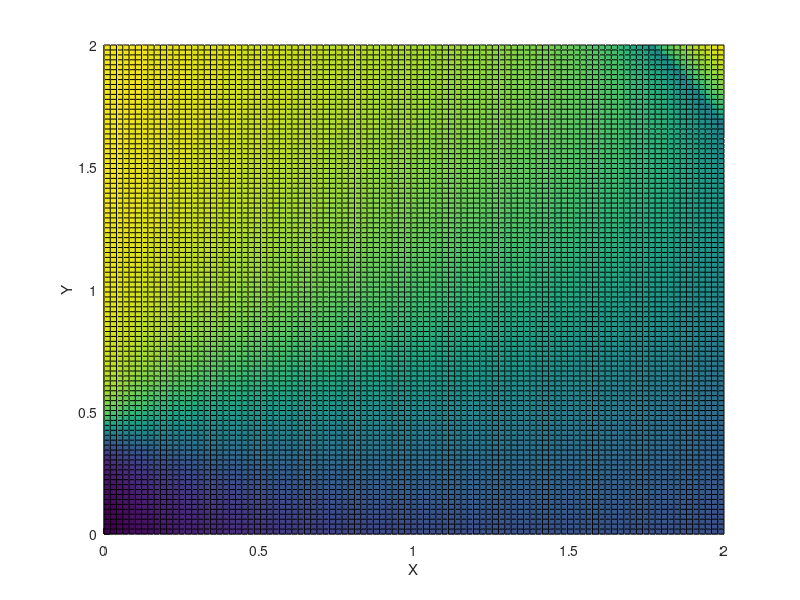
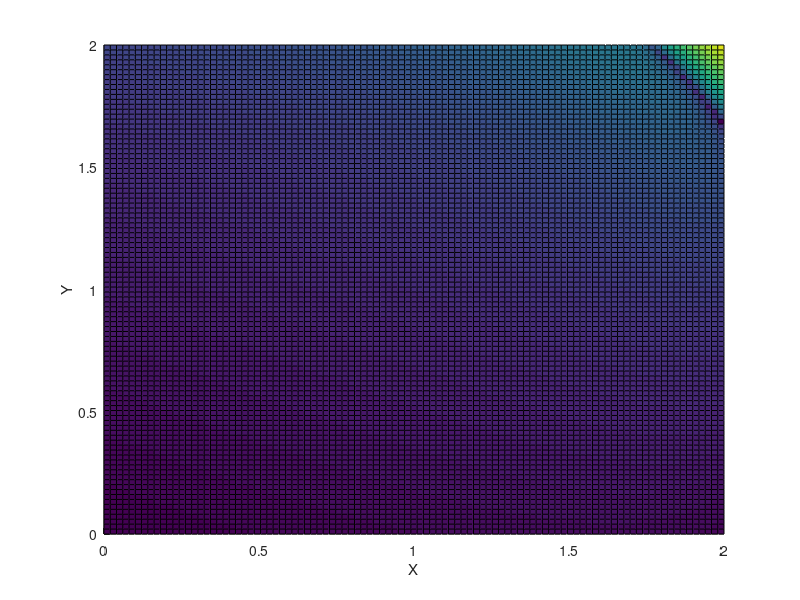
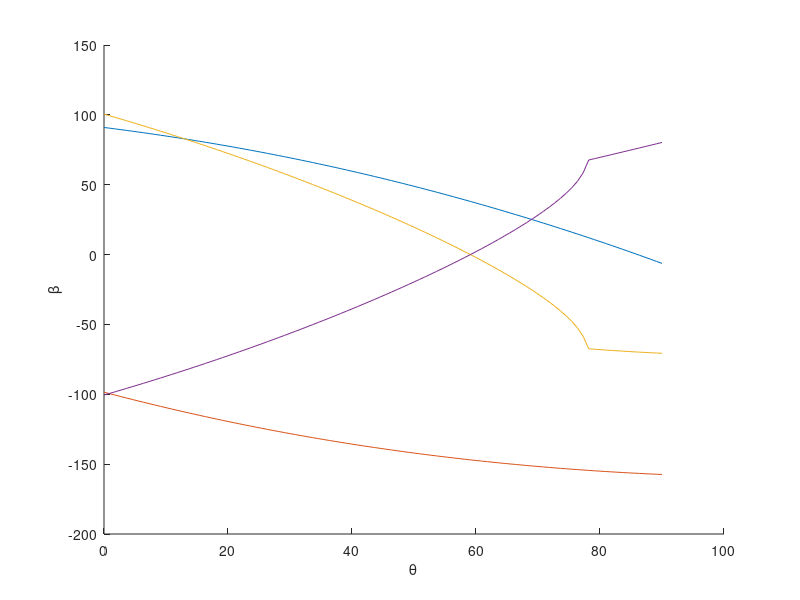

MATLAB code to generate these figures, in order:
% Figuring out when the function to find beta angle becomes undefined

x = linspace(0, 2, 100);
y = linspace(0, 2, 100);
[x_2, y_2] = meshgrid(x, y);
m_1 = -0.153543;
m_2 = 0.405512;
d = 3.052717;
l = 0.568898;

a = (4*l*m_1 - 4*l*x_2).^2;
b = d^2 - l^2 + 2*l*m_2 - 2*l*y_2 - m_1^2 + 2*m_1*x_2 - m_2^2 + 2*m_2*y_2 - x_2.^2 - y_2.^2;
c = d^2 - l^2 - 2*l*m_2 + 2*l*y_2 - m_1^2 + 2*m_1*x_2 - m_2^2 + 2*m_2*y_2 - x_2.^2 - y_2.^2;
top = sqrt(a - 4.*b.*c) - 2*l*m_1 + 2*l.*x_2; 
bottom = d^2 - l^2 + 2*l*m_2 - 2*l*y_2 - m_1^2 + 2*m_1*x_2 - m_2^2 + 2*m_2*y_2 - x_2.^2 - y_2.^2;
beta = 2*(atan(0.5*top./bottom));

top = sqrt(abs(a - 4.*b.*c)) - 2*l*m_1 + 2*l.*x_2; 
bottom = d^2 - l^2 + 2*l*m_2 - 2*l*y_2 - m_1^2 + 2*m_1*x_2 - m_2^2 + 2*m_2*y_2 - x_2.^2 - y_2.^2;
abs_beta = 2*(atan(0.5*top./bottom));

real_beta = real(beta);
pos_beta = abs(real_beta);
deg_beta = real_beta * 180/3.1415;

figure;
hold on
surf(x_2, y_2, real_beta)
xlabel('X')
ylabel('Y')
zlabel('Z')

figure(2);
hold on
surf(x_2, y_2, abs_beta)
xlabel('X')
ylabel('Y')
zlabel('Z')

%% fin1 beta
%graphing beta over the feasible range that x1, y1 can be at

f = 2.15178; % fin length
d = 3.052717; % steering length
l = 0.56; %servo arm length
r = 0.483608; %rudder length

m_1 = -0.2;%437008;
m_2 = 0.405512;

theta = linspace(0, 3.1415/2, 100); %all trig in radians

x_1 = f*sin(theta);
y_1 = -f*cos(theta);

% calculate beta for alpha to stay at 0 throughout cycle
alpha = 0/180*3.1415;
x_2 = r*sin(theta + alpha) + x_1;
y_2 = -r*cos(theta + alpha) + y_1;
% x_2 = (l + f) * sin(theta);
% y_2 = -(l + f) * cos(theta);

a = (4*l*x_2 - 4*l*m_1).^2;
b = d^2 - l^2 + 2*l*m_2 - 2*l*y_2 - m_1^2 + 2*m_1*x_2 - m_2^2 + 2*m_2*y_2 - x_2.^2 - y_2.^2;
c = d^2 - l^2 - 2*l*m_2 + 2*l*y_2 - m_1^2 + 2*m_1*x_2 - m_2^2 + 2*m_2*y_2 - x_2.^2 - y_2.^2;
top = 0.5*sqrt(a - 4.*b.*c) + 2*l*m_1 - 2*l.*x_2; 
bottom = d^2 - l^2 + 2*l*m_2 - 2*l*y_2 - m_1^2 + 2*m_1*x_2 - m_2^2 + 2*m_2*y_2 - x_2.^2 - y_2.^2;
beta = 2*(atan(top./bottom));
top_2 = -0.5*sqrt(a - 4.*b.*c) + 2*l*m_1 - 2*l.*x_2;
beta_2 = 2*(atan(top_2./bottom));

deg_beta = beta * 180 / 3.1415;
deg_beta_2 = beta_2 * 180 / 3.1415;

figure(3);
hold on
plot(theta*180/3.1415, deg_beta)
plot(theta*180/3.1415, deg_beta_2)
xlabel('\theta')
ylabel('\beta')

%% fin2 beta
%graphing beta over the feasible range that x1, y1 can be at

f = 2.15178; % fin length
d = 3.052717; % steering length
l = 0.56; %servo arm length
r = 0.483608; %rudder length

m_1 = -0.276079;
m_2 = 0.405512; %2

theta = linspace(0, 3.1415/2, 100); %all trig in radians

x_1 = -f*sin(theta);
y_1 = -f*cos(theta);

% calculate beta for alpha to stay at 0 throughout cycle
x_2 = -r* sin(theta + alpha) + x_1;
y_2 = -r * cos(theta + alpha) + y_1; 
% x_2 = (l + f) * sin(theta);
% y_2 = -(l + f) * cos(theta);

a = (4*l*m_1 - 4*l*x_2).^2;
b = d^2 - l^2 + 2*l*m_2 - 2*l*y_2 - m_1^2 + 2*m_1*x_2 - m_2^2 + 2*m_2*y_2 - x_2.^2 - y_2.^2;
c = d^2 - l^2 - 2*l*m_2 + 2*l*y_2 - m_1^2 + 2*m_1*x_2 - m_2^2 + 2*m_2*y_2 - x_2.^2 - y_2.^2;
top = real(0.5*sqrt(a - 4.*b.*c)) - 2*l*m_1 + 2*l.*x_2; 
bottom = d^2 - l^2 + 2*l*m_2 - 2*l*y_2 - m_1^2 + 2*m_1*x_2 - m_2^2 + 2*m_2*y_2 - x_2.^2 - y_2.^2;
beta = 2*(atan(top./bottom));
top_2 = -0.5*sqrt(a - 4.*b.*c) + 2*l*m_1 - 2*l.*x_2;
beta_2 = 2*(atan(top_2./bottom));

deg_beta = beta * 180 / 3.1415;
deg_beta_2 = beta_2 * 180 / 3.1415;

figure(3);
hold on
plot(theta*180/3.1415, deg_beta)
plot(theta*180/3.1415, deg_beta_2)
xlabel('\theta')
ylabel('\beta')
